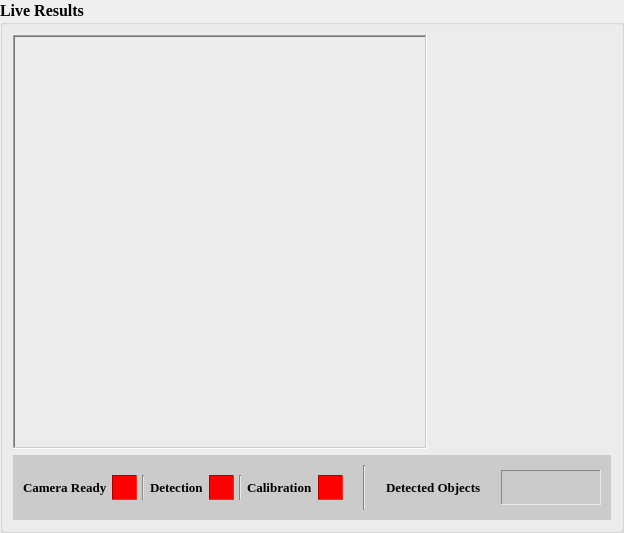
                     <widget class="QGroupBox" name="groupBox_2">
                      <property name="sizePolicy">
                       <sizepolicy hsizetype="MinimumExpanding" vsizetype="Preferred">
                        <horstretch>0</horstretch>
                        <verstretch>0</verstretch>
                       </sizepolicy>
                      </property>
                      <property name="minimumSize">
                       <size>
                        <width>500</width>
                        <height>1</height>
                       </size>
                      </property>
                      <property name="maximumSize">
                       <size>
                        <width>16777215</width>
                        <height>16777215</height>
                       </size>
                      </property>
                      <property name="font">
                       <font>
                        <family>Times New Roman</family>
                        <pointsize>12</pointsize>
                        <weight>75</weight>
                        <bold>true</bold>
                       </font>
                      </property>
                      <property name="toolTip">
                       <string>Live Results</string>
                      </property>
                      <property name="styleSheet">
                       <string notr="true">QPushButton{
	padding-left: 10px;
	padding-right: 10px;
}</string>
                      </property>
                      <property name="title">
                       <string>Live Results</string>
                      </property>
                      <layout class="QGridLayout" name="gridLayout_2">
                       <property name="leftMargin">
                        <number>10</number>
                       </property>
                       <property name="topMargin">
                        <number>10</number>
                       </property>
                       <property name="rightMargin">
                        <number>10</number>
                       </property>
                       <property name="bottomMargin">
                        <number>10</number>
                       </property>
                       <item row="0" column="0" alignment="Qt::AlignLeft">
                        <widget class="QFrame" name="image_frame">
                         <property name="sizePolicy">
                          <sizepolicy hsizetype="Expanding" vsizetype="Expanding">
                           <horstretch>0</horstretch>
                           <verstretch>0</verstretch>
                          </sizepolicy>
                         </property>
                         <property name="minimumSize">
                          <size>
                           <width>1</width>
                           <height>1</height>
                          </size>
                         </property>
                         <property name="font">
                          <font>
                           <family>Times New Roman</family>
                          </font>
                         </property>
                         <property name="toolTip">
                          <string>Live Results</string>
                         </property>
                         <property name="frameShape">
                          <enum>QFrame::WinPanel</enum>
                         </property>
                         <property name="frameShadow">
                          <enum>QFrame::Sunken</enum>
                         </property>
                         <layout class="QHBoxLayout" name="horizontalLayout_7">
                          <property name="spacing">
                           <number>5</number>
                          </property>
                          <property name="leftMargin">
                           <number>5</number>
                          </property>
                          <property name="topMargin">
                           <number>5</number>
                          </property>
                          <property name="rightMargin">
                           <number>5</number>
                          </property>
                          <property name="bottomMargin">
                           <number>5</number>
                          </property>
                          <item>
                           <layout class="QHBoxLayout" name="horizontalLayout_15">
                            <item>
                             <widget class="QLabel" name="label_main_frame">
                              <property name="sizePolicy">
                               <sizepolicy hsizetype="Expanding" vsizetype="Expanding">
                                <horstretch>0</horstretch>
                                <verstretch>0</verstretch>
                               </sizepolicy>
                              </property>
                              <property name="minimumSize">
                               <size>
                                <width>400</width>
                                <height>400</height>
                               </size>
                              </property>
                              <property name="maximumSize">
                               <size>
                                <width>16777215</width>
                                <height>16777215</height>
                               </size>
                              </property>
                              <property name="baseSize">
                               <size>
                                <width>0</width>
                                <height>0</height>
                               </size>
                              </property>
                              <property name="text">
                               <string/>
                              </property>
                              <property name="pixmap">
                               <pixmap>Icons/no_image.png</pixmap>
                              </property>
                              <property name="scaledContents">
                               <bool>false</bool>
                              </property>
                             </widget>
                            </item>
                           </layout>
                          </item>
                         </layout>
                        </widget>
                       </item>
                       <item row="1" column="0">
                        <widget class="QFrame" name="status_frame">
                         <property name="minimumSize">
                          <size>
                           <width>0</width>
                           <height>60</height>
                          </size>
                         </property>
                         <property name="maximumSize">
                          <size>
                           <width>16777215</width>
                           <height>16777215</height>
                          </size>
                         </property>
                         <property name="font">
                          <font>
                           <family>Times New Roman</family>
                          </font>
                         </property>
                         <property name="toolTip">
                          <string>&lt;html&gt;&lt;head/&gt;&lt;body&gt;&lt;p&gt;&lt;span style=&quot; font-size:10pt;&quot;&gt;Status Bar&lt;/span&gt;&lt;/p&gt;&lt;/body&gt;&lt;/html&gt;</string>
                         </property>
                         <property name="styleSheet">
                          <string notr="true"> background: #CBCBCB;</string>
                         </property>
                         <property name="frameShape">
                          <enum>QFrame::NoFrame</enum>
                         </property>
                         <property name="frameShadow">
                          <enum>QFrame::Raised</enum>
                         </property>
                         <layout class="QHBoxLayout" name="horizontalLayout_2">
                          <property name="spacing">
                           <number>20</number>
                          </property>
                          <property name="leftMargin">
                           <number>10</number>
                          </property>
                          <property name="topMargin">
                           <number>10</number>
                          </property>
                          <property name="rightMargin">
                           <number>10</number>
                          </property>
                          <property name="bottomMargin">
                           <number>10</number>
                          </property>
                          <item>
                           <layout class="QHBoxLayout" name="horizontalLayout_8">
                            <property name="spacing">
                             <number>5</number>
                            </property>
                            <property name="topMargin">
                             <number>10</number>
                            </property>
                            <property name="bottomMargin">
                             <number>10</number>
                            </property>
                            <item>
                             <widget class="QLabel" name="label_7">
                              <property name="minimumSize">
                               <size>
                                <width>0</width>
                                <height>0</height>
                               </size>
                              </property>
                              <property name="maximumSize">
                               <size>
                                <width>16777215</width>
                                <height>16777215</height>
                               </size>
                              </property>
                              <property name="font">
                               <font>
                                <family>Times New Roman</family>
                                <pointsize>10</pointsize>
                                <weight>75</weight>
                                <bold>true</bold>
                               </font>
                              </property>
                              <property name="styleSheet">
                               <string notr="true"/>
                              </property>
                              <property name="text">
                               <string>Camera Ready</string>
                              </property>
                              <property name="alignment">
                               <set>Qt::AlignLeading|Qt::AlignLeft|Qt::AlignVCenter</set>
                              </property>
                             </widget>
                            </item>
                            <item>
                             <widget class="QLabel" name="camera_connect_label">
                              <property name="minimumSize">
                               <size>
                                <width>25</width>
                                <height>25</height>
                               </size>
                              </property>
                              <property name="maximumSize">
                               <size>
                                <width>25</width>
                                <height>25</height>
                               </size>
                              </property>
                              <property name="font">
                               <font>
                                <family>Times New Roman</family>
                               </font>
                              </property>
                              <property name="toolTip">
                               <string>Camera Ready</string>
                              </property>
                              <property name="styleSheet">
                               <string notr="true">background-color : red;</string>
                              </property>
                              <property name="frameShape">
                               <enum>QFrame::Panel</enum>
                              </property>
                              <property name="frameShadow">
                               <enum>QFrame::Sunken</enum>
                              </property>
                              <property name="text">
                               <string/>
                              </property>
                             </widget>
                            </item>
                            <item>
                             <widget class="Line" name="line_2">
                              <property name="font">
                               <font>
                                <family>Times New Roman</family>
                               </font>
                              </property>
                              <property name="orientation">
                               <enum>Qt::Vertical</enum>
                              </property>
                             </widget>
                            </item>
                            <item>
                             <widget class="QLabel" name="label_3">
                              <property name="minimumSize">
                               <size>
                                <width>0</width>
                                <height>0</height>
                               </size>
                              </property>
                              <property name="maximumSize">
                               <size>
                                <width>16777215</width>
                                <height>16777215</height>
                               </size>
                              </property>
                              <property name="font">
                               <font>
                                <family>Times New Roman</family>
                                <pointsize>10</pointsize>
                                <weight>75</weight>
                                <bold>true</bold>
                               </font>
                              </property>
                              <property name="styleSheet">
                               <string notr="true"/>
                              </property>
                              <property name="text">
                               <string>Detection</string>
                              </property>
                              <property name="alignment">
                               <set>Qt::AlignLeading|Qt::AlignLeft|Qt::AlignVCenter</set>
                              </property>
                             </widget>
                            </item>
                            <item>
                             <widget class="QLabel" name="camera_capture_label">
                              <property name="minimumSize">
                               <size>
                                <width>25</width>
                                <height>25</height>
                               </size>
                              </property>
                              <property name="maximumSize">
                               <size>
                                <width>25</width>
                                <height>25</height>
                               </size>
                              </property>
                              <property name="font">
                               <font>
                                <family>Times New Roman</family>
                               </font>
                              </property>
                              <property name="toolTip">
                               <string>Detection</string>
                              </property>
                              <property name="styleSheet">
                               <string notr="true">background-color : red;</string>
                              </property>
                              <property name="frameShape">
                               <enum>QFrame::Panel</enum>
                              </property>
                              <property name="frameShadow">
                               <enum>QFrame::Sunken</enum>
                              </property>
                              <property name="text">
                               <string/>
                              </property>
                             </widget>
                            </item>
                            <item>
                             <widget class="Line" name="line_3">
                              <property name="font">
                               <font>
                                <family>Times New Roman</family>
                               </font>
                              </property>
                              <property name="orientation">
                               <enum>Qt::Vertical</enum>
                              </property>
                             </widget>
                            </item>
                            <item>
                             <widget class="QLabel" name="label_8">
                              <property name="minimumSize">
                               <size>
                                <width>0</width>
                                <height>0</height>
                               </size>
                              </property>
                              <property name="maximumSize">
                               <size>
                                <width>16777215</width>
                                <height>16777215</height>
                               </size>
                              </property>
                              <property name="font">
                               <font>
                                <family>Times New Roman</family>
                                <pointsize>10</pointsize>
                                <weight>75</weight>
                                <bold>true</bold>
                               </font>
                              </property>
                              <property name="styleSheet">
                               <string notr="true"/>
                              </property>
                              <property name="text">
                               <string>Calibration</string>
                              </property>
                              <property name="alignment">
                               <set>Qt::AlignLeading|Qt::AlignLeft|Qt::AlignVCenter</set>
                              </property>
                             </widget>
                            </item>
                            <item>
                             <widget class="QLabel" name="calibration_label">
                              <property name="minimumSize">
                               <size>
                                <width>25</width>
                                <height>25</height>
                               </size>
                              </property>
                              <property name="maximumSize">
                               <size>
                                <width>25</width>
                                <height>25</height>
                               </size>
                              </property>
                              <property name="font">
                               <font>
                                <family>Times New Roman</family>
                               </font>
                              </property>
                              <property name="toolTip">
                               <string>Calibration</string>
                              </property>
                              <property name="styleSheet">
                               <string notr="true">background-color : red;</string>
                              </property>
                              <property name="frameShape">
                               <enum>QFrame::Panel</enum>
                              </property>
                              <property name="frameShadow">
                               <enum>QFrame::Sunken</enum>
                              </property>
                              <property name="text">
                               <string/>
                              </property>
                             </widget>
                            </item>
                           </layout>
                          </item>
                          <item>
                           <widget class="Line" name="line_4">
                            <property name="font">
                             <font>
                              <family>Times New Roman</family>
                             </font>
                            </property>
                            <property name="orientation">
                             <enum>Qt::Vertical</enum>
                            </property>
                           </widget>
                          </item>
                          <item>
                           <layout class="QHBoxLayout" name="horizontalLayout_6">
                            <item>
                             <widget class="QLabel" name="label_4">
                              <property name="font">
                               <font>
                                <family>Times New Roman</family>
                                <pointsize>10</pointsize>
                                <weight>75</weight>
                                <bold>true</bold>
                               </font>
                              </property>
                              <property name="text">
                               <string>Detected Objects</string>
                              </property>
                             </widget>
                            </item>
                            <item>
                             <widget class="QLabel" name="n_detected_objects_label">
                              <property name="minimumSize">
                               <size>
                                <width>100</width>
                                <height>35</height>
                               </size>
                              </property>
                              <property name="maximumSize">
                               <size>
                                <width>100</width>
                                <height>35</height>
                               </size>
                              </property>
                              <property name="font">
                               <font>
                                <family>Times New Roman</family>
                                <pointsize>12</pointsize>
                                <weight>75</weight>
                                <bold>true</bold>
                               </font>
                              </property>
                              <property name="toolTip">
                               <string>Detected Objects</string>
                              </property>
                              <property name="locale">
                               <locale language="English" country="UnitedStates"/>
                              </property>
                              <property name="frameShape">
                               <enum>QFrame::Panel</enum>
                              </property>
                              <property name="frameShadow">
                               <enum>QFrame::Sunken</enum>
                              </property>
                              <property name="text">
                               <string/>
                              </property>
                              <property name="alignment">
                               <set>Qt::AlignCenter</set>
                              </property>
                             </widget>
                            </item>
                           </layout>
                          </item>
                         </layout>
                        </widget>
                       </item>
                      </layout>
                     </widget>
